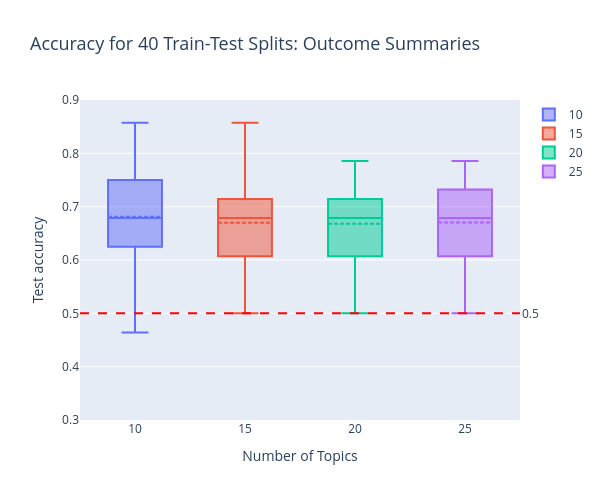

Write notebook code for a chart like this one.
### Code cell
import plotly.graph_objects as go

# Assuming ssnmf_acc_dict is already filled with accuracies from the loops
# Keys in ssnmf_acc_dict are the number of topics, and values are the lists of accuracies

# Extract lists of accuracies from the dictionary
accuracy_lists = [convex_acc_dict[num_topic] for num_topic in num_of_topics]

# Create a box plot using Plotly
fig = go.Figure()

# Add box plots for each number of topics
for i, num_topic in enumerate(num_of_topics):
    fig.add_trace(go.Box(
        y=accuracy_lists[i],
        name=str(num_topic),
        boxmean=True  # Include the mean in the box plot
    ))

# Add horizontal lines at specific accuracy thresholds
fig.add_hline(y=0.5, line_dash="dash", line_color="red", annotation_text="0.5", annotation_position="right")

# Setting title and labels
fig.update_layout(
    title={
        'text': "Accuracy for 40 Train-Test Splits: Outcome Summaries",
        'font': {
            'size': 18  # Set the desired font size here
        }
    },
    xaxis_title="Number of Topics",
    yaxis_title="Test accuracy",
    xaxis=dict(
        tickvals=list(range(len(num_of_topics))),
        ticktext=[str(topic) for topic in num_of_topics]
    ),
    yaxis=dict(range=[0.3, 0.9]),  # Set y-axis range to [0, 1] for better visualization
    height = 500,
    width = 600
)

# Show plot
fig.show()

### Figure 1 — Plotly figure (JSON) as saved in the notebook; plotly's stock layout.template omitted (floating-point values rounded to 4 significant figures)
{"data": [{"boxmean": true, "name": "10", "type": "box", "y": [0.75, 0.7857, 0.7143, 0.75, 0.6429, 0.6786, 0.5714, 0.75, 0.6786, 0.7143, 0.6071, 0.6786, 0.6786, 0.6786, 0.6786, 0.75, 0.6786, 0.5714, 0.75, 0.8571, 0.6786, 0.6786, 0.6429, 0.75, 0.7143, 0.6071, 0.7857, 0.75, 0.75, 0.7857, 0.6429, 0.5714, 0.75, 0.6071, 0.6429, 0.4643, 0.5714, 0.7143, 0.6071, 0.5714]}, {"boxmean": true, "name": "15", "type": "box", "y": [0.7857, 0.7143, 0.75, 0.7143, 0.7143, 0.5714, 0.6786, 0.6429, 0.6429, 0.6786, 0.6429, 0.6429, 0.7857, 0.75, 0.6786, 0.6071, 0.6071, 0.5, 0.7143, 0.8571, 0.6429, 0.6071, 0.6786, 0.7143, 0.6786, 0.6429, 0.6071, 0.75, 0.6786, 0.7857, 0.6429, 0.6071, 0.7857, 0.5714, 0.6071, 0.5357, 0.5714, 0.7143, 0.6786, 0.6071]}, {"boxmean": true, "name": "20", "type": "box", "y": [0.7857, 0.6786, 0.7143, 0.7143, 0.6786, 0.5714, 0.6071, 0.75, 0.6786, 0.6786, 0.7143, 0.6071, 0.75, 0.6786, 0.6071, 0.6786, 0.6786, 0.5357, 0.6786, 0.6786, 0.6786, 0.5357, 0.6786, 0.75, 0.7143, 0.6429, 0.6786, 0.75, 0.6786, 0.7857, 0.6071, 0.75, 0.75, 0.5714, 0.5, 0.5714, 0.6071, 0.7143, 0.6429, 0.6429]}, {"boxmean": true, "name": "25", "type": "box", "y": [0.7857, 0.6786, 0.75, 0.6429, 0.7857, 0.6071, 0.6786, 0.6071, 0.6429, 0.6071, 0.6071, 0.6429, 0.7857, 0.75, 0.6786, 0.6786, 0.6429, 0.5714, 0.6786, 0.7857, 0.5, 0.5714, 0.5714, 0.6786, 0.6429, 0.7143, 0.7857, 0.75, 0.6786, 0.75, 0.6429, 0.7143, 0.7143, 0.6429, 0.6071, 0.6071, 0.5714, 0.75, 0.6429, 0.6786]}], "layout": {"annotations": [{"showarrow": false, "text": "0.5", "x": 1, "xanchor": "left", "xref": "x domain", "y": 0.5, "yanchor": "middle", "yref": "y"}], "height": 500, "shapes": [{"line": {"color": "red", "dash": "dash"}, "type": "line", "x0": 0, "x1": 1, "xref": "x domain", "y0": 0.5, "y1": 0.5, "yref": "y"}], "title": {"font": {"size": 18}, "text": "Accuracy for 40 Train-Test Splits: Outcome Summaries"}, "width": 600, "xaxis": {"autorange": true, "range": [-0.5, 3.5], "ticktext": ["10", "15", "20", "25"], "tickvals": [0, 1, 2, 3], "title": {"text": "Number of Topics"}, "type": "category"}, "yaxis": {"range": [0.3, 0.9], "title": {"text": "Test accuracy"}, "type": "linear"}}}
